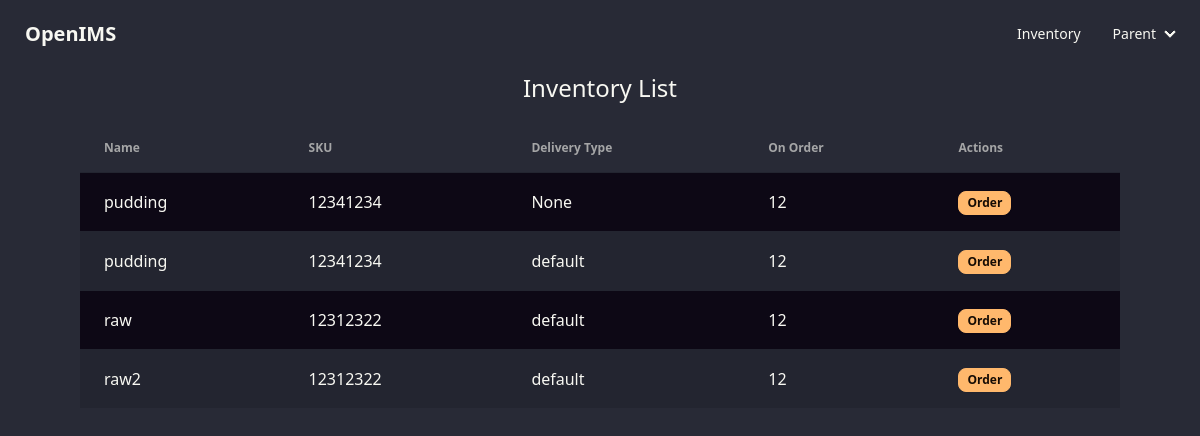
Before: /portal/inventory/ with the older database file.
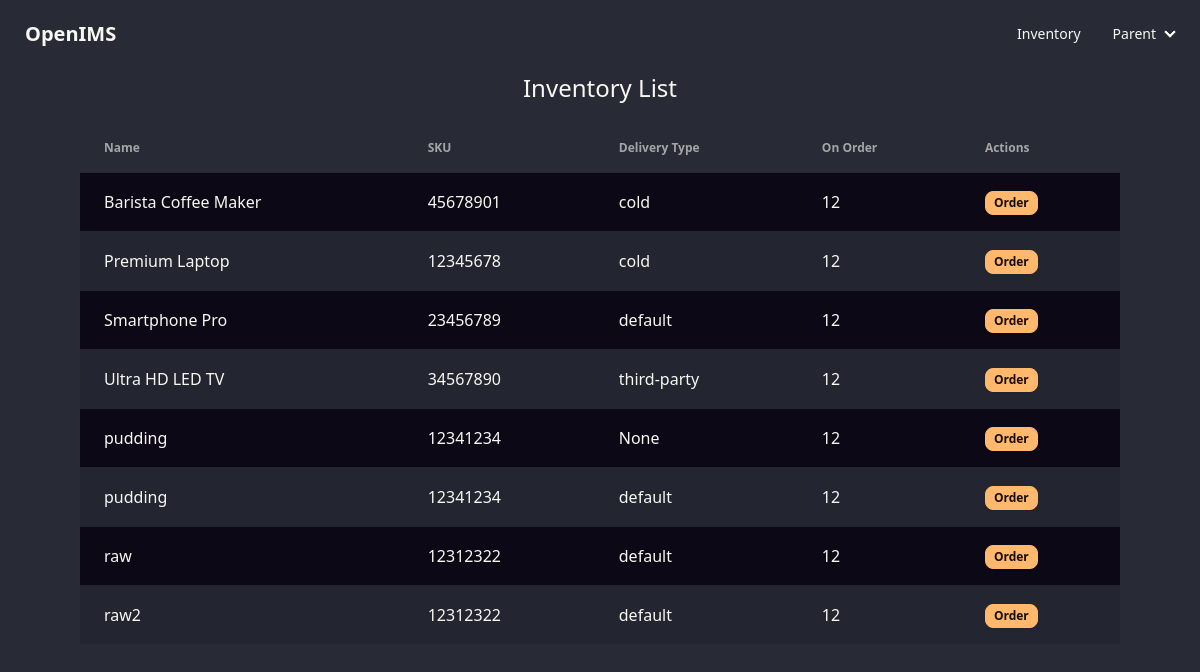
After: the same page with the newer database file.
### inventory/models.py (models this page shows, shortened)
class Inventory(models.Model):
    name = models.CharField(max_length=2000)
    sku = models.CharField(max_length=10)
    brand = models.CharField(max_length=1000)
    vendor = models.CharField(max_length=1000)
    delivery_type = models.ForeignKey(DeliveryType, null=True, on_delete=models.SET_NULL)
    unit_delivery_quantity = models.IntegerField() # how many units are delivered in a full casepack
    sale_price = models.IntegerField()
    class Meta:
        ordering = ['name']

### deliveries/models.py (models this page shows, shortened)
class DeliveryType(models.Model):
    name = models.CharField(max_length=256)
    recurrences = RecurrenceField()
    start_date = models.DateField(auto_now_add=True, blank=True)
    next_delivery_date = models.DateTimeField(blank=True, null=True)
    def __str__(self):
        return self.name

### inventory_portal/views.py (the view)
# urls.py: path('', views.InventoryPortal.as_view()),
class InventoryPortal(APIView):
    renderer_classes = [TemplateHTMLRenderer]
    template_name = 'inventory_portal/inventory_list.html'
    def get(self, request):
        queryset = Inventory.objects.all()
        return Response({'inventory': queryset})

### templates/inventory_portal/inventory_list.html
{% extends 'authenticated-base.html' %}
{% block content %}
<div class="flex flex-col items-center mx-10 md:mx-20">
    <h1 class="prose-2xl mb-4">Inventory List</h1>
    <table class="table table-zebra table-lg">
        <thead>
            <tr>
                <th>Name</th>
                <th>SKU</th>
                <th>Delivery Type</th>
                <th>On Order</th>
                <th>Actions</th>
            </tr>
        </thead>
        <tbody id="todo-table-body">
        {% for inventory_entry in inventory %}
                <tr class="bg-secondary-content">
                    <td>{{ inventory_entry.name }}</td>
                    <td>{{ inventory_entry.sku }}</td>
                    <td>{{ inventory_entry.delivery_type }}</td>
                    <td>
                        <span>12</span>
                    </td>
                    <td>
                        <button class="btn btn-xs btn-accent">Order</button>
                    </td>
                </tr>
        {% endfor %}
        </tbody>
    </table>
</div>
{% endblock %}

### templates/authenticated-base.html (shortened to what this page needs)
{% load static tailwind_tags %}
{% load compress %}
{% load static %}
<!DOCTYPE html>
<html data-theme="dracula" lang="en">
<head>
    {% compress css %}
    <link rel="stylesheet" href="{% static 'src/output.css' %}">
    {% endcompress %}
    <link href="https://cdn.jsdelivr.net/npm/daisyui@4.0.9/dist/full.min.css" rel="stylesheet" type="text/css" />
    <script src="https://cdn.tailwindcss.com?plugins=typography"></script>
</head>
<body hx-headers='{"X-CSRFToken": "{{ csrf_token }}"}'>
        <div class="navbar bg-base-100">
            <div class="flex-1">
              <a class="btn btn-ghost text-xl">OpenIMS</a>
            </div>
            <div class="flex-none">
              <ul class="menu menu-horizontal px-1">
                <li><a href="/portal/inventory/">Inventory</a></li>
                <li>
                  <details>
                    <summary>
                      Parent
                    </summary>
                  </details>
                </li>
              </ul>
            </div>
          </div>
            {% block content %}
        {% endblock %}
</body>
</html>

Changed rows visible on the page:
added Inventory: name "Barista Coffee Maker", sku "45678901", delivery_type "cold"
added Inventory: name "Premium Laptop", sku "12345678", delivery_type "cold"
added Inventory: name "Smartphone Pro", sku "23456789", delivery_type "default"
added Inventory: name "Ultra HD LED TV", sku "34567890", delivery_type "third-party"
